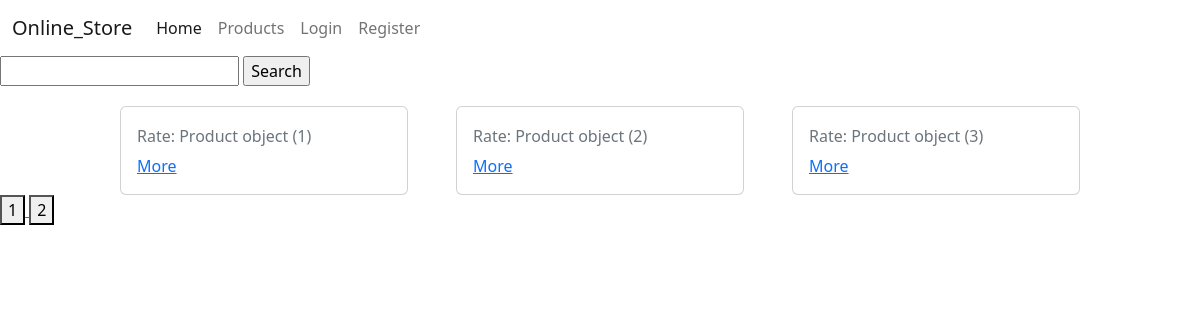
Screenshot of /products/ with the database file from the repository.
### product/models.py (models this page shows)
class Product(models.Model):
    image = models.ImageField(blank=True, null=True)
    name = models.CharField(max_length=255)
    description = models.TextField()
    price = models.FloatField(default=0.0)
    created_date = models.DateField(auto_now_add=True)
    modified_date = models.DateField(auto_now=True)

### product/views.py (the view)
# urls.py: path('products/', ProductsCBV.as_view()),
class ProductsCBV(ListView):
    model = Product
    template_name = 'products/products.html'
    def get(self, request, **kwargs):
        products = self.model.objects.all()
        search = request.GET.get('search')
        page = int(request.GET.get('page', 1))
        '''starts_with, ends_with, icontains'''
        if search:
            products = products.filter(name__icontains=search) | products.filter(description__icontains=search)
        max_page = products.__len__() / PAGINATION_LIMIT
        max_page = round(max_page) + 1 if round(max_page) < max_page else round(max_page)
        '''products splice'''
        products = products[PAGINATION_LIMIT * (page - 1): PAGINATION_LIMIT * page]
        context = {
            'products': products,
            'user': request.user,
            'pages': range(1, max_page + 1)
        }
        return render(request, self.template_name, context=context)

### templates/products/products.html (shortened to what this page needs)
{% extends 'layouts/index.html' %}
{% block content %}
    <form action="/products/" method="get">
        <input type="text" name="search">
        <input type="submit" value="Search">
    </form>
    <div class="products">
        {% for product in products %}
            <div class="card" style="width: 18rem;">
                <div class="card-body">
                    <h6 class="card-subtitle mb-2 text-muted">Rate: {{ product }}</h6>
                    <a href="/products/{{ product.id }}/" class="card-link">More</a>
                </div>
            </div>
        {% endfor %}
    </div>
    <div class="pages">
    {% for page in pages %}
        <a href="/products/?page={{ page }}">
            <button>{{ page }}</button>
        </a>
    {% endfor %}
    </div>
{% endblock %}

### templates/products/products.html (style rules this page uses)
.products { display: flex; justify-content: space-between; width: 80%; margin-left: 10%; margin-top: 20px; flex-wrap: wrap; }

### rows the page displays
Product: id "Product object (1)"
Product: id "Product object (2)"
Product: id "Product object (3)"

### other values shown
{{ page }} "1" "2"
